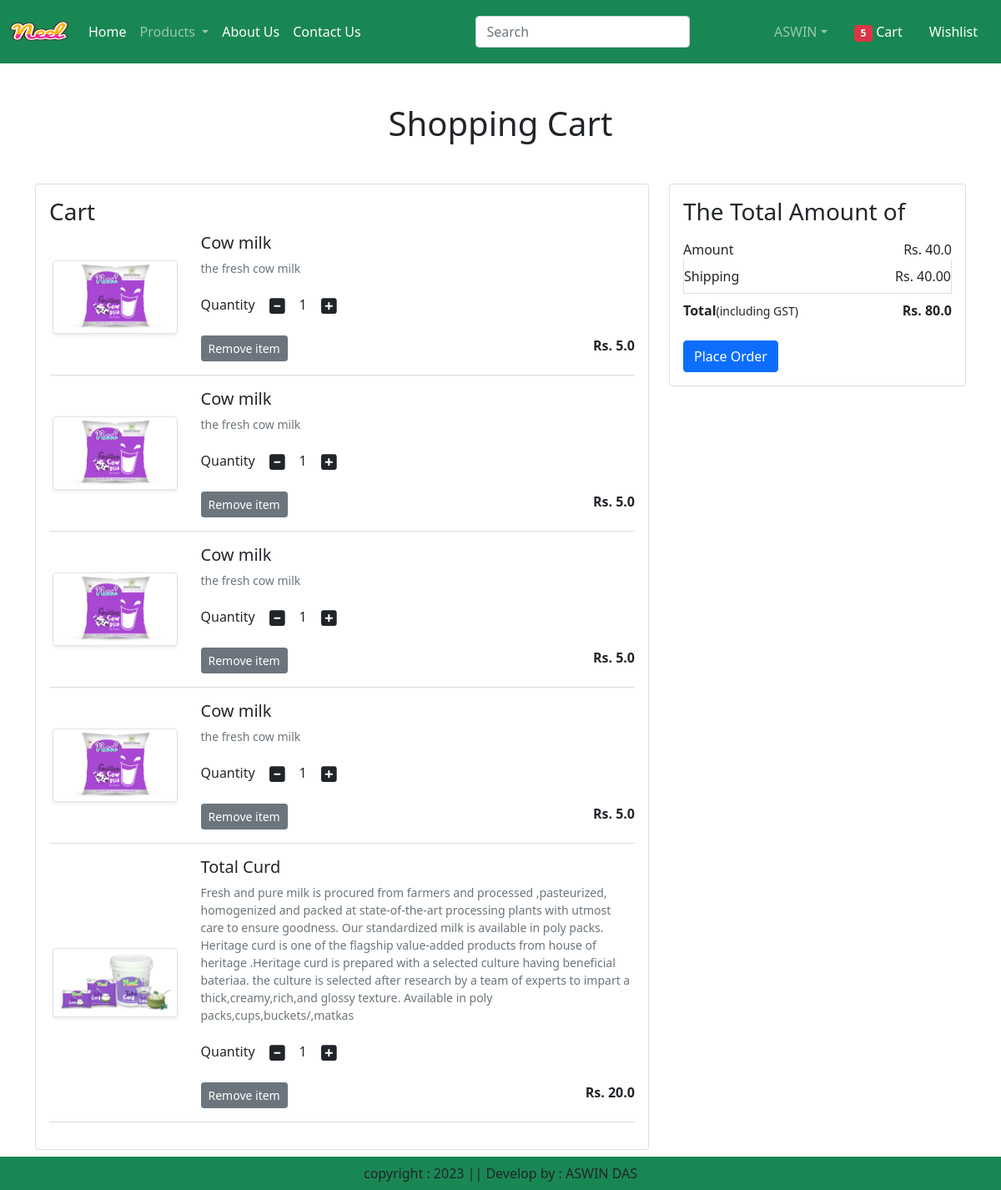
/cart/ (signed in), run on an earlier commit of the app's database.
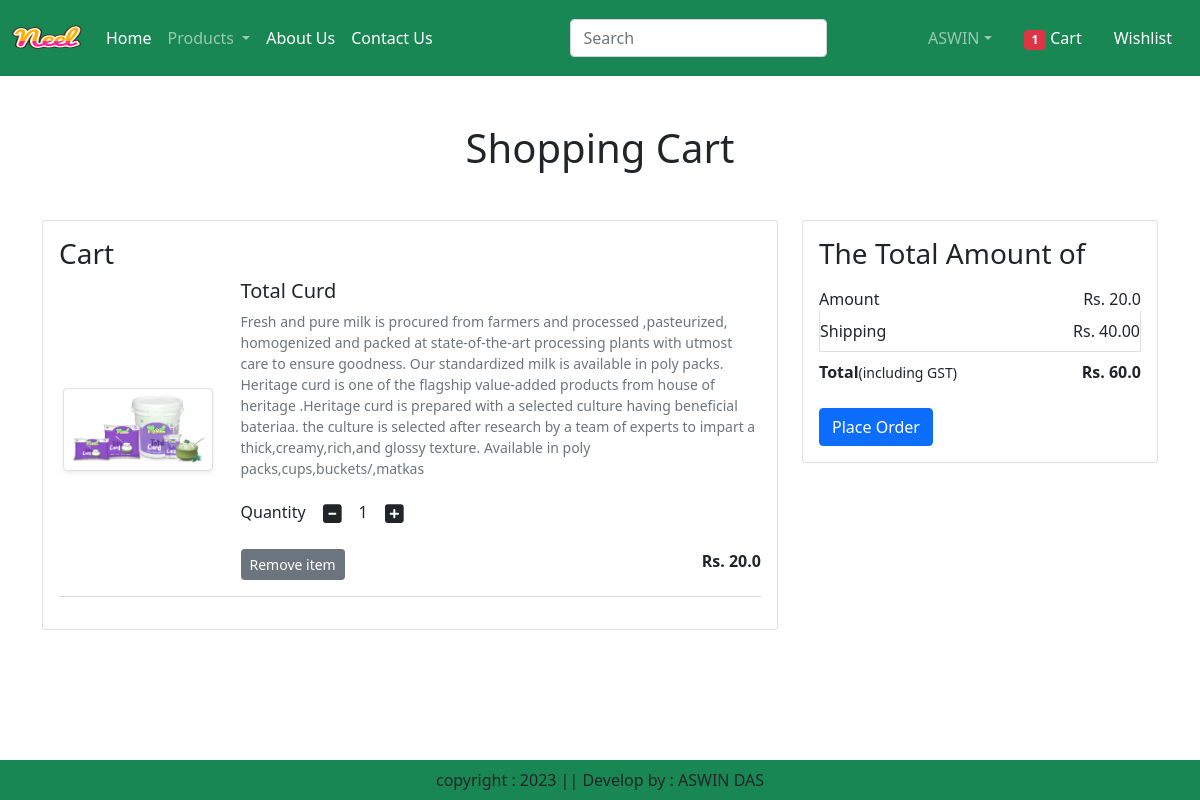
And on a later commit of the database.
### app/models.py (models this page shows, shortened)
class Cart(models.Model):
    user = models.ForeignKey(User,on_delete=models.CASCADE)
    product = models.ForeignKey(Product,on_delete=models.CASCADE)
    quantity = models.PositiveIntegerField(default=1)

class Product(models.Model):
    title = models.CharField(max_length=100)
    selling_price = models.FloatField()
    discounted_price = models.FloatField()
    description = models.TextField()
    composition = models.TextField(default='')
    prodapp = models.TextField(default='')
    category = models.CharField(choices=CATEGORY_CHOICES, max_length=2)
    product_image = models.ImageField(upload_to='product')

### app/views.py (the view)
# urls.py: path("cart/",views.show_cart,name="showcart"),
def show_cart(request):
    user = request.user
    cart = Cart.objects.filter(user=user)
    amount=0
    for p in cart:
        value = p.quantity * p.product.discounted_price
        amount = amount + value
    totalamount = amount + 40
    totalitem = 0
    if request.user.is_authenticated:
        totalitem = len(Cart.objects.filter(user=request.user))
    return render(request,'app/addtocart.html',locals())

### app/templates/app/addtocart.html (shortened to what this page needs)
{% extends 'app/base.html' %}
{% load static %}
{% block main-content %}
<div class="container my-5">
    <div class="row">
        {% if cart %}
        <h1 class="text-center mb-5">Shopping Cart</h1>
        <div class="col-sm-8">
            <div class="card">
                <div class="card-body">
                    <h3>Cart</h3>
                    {% for item in cart %}
                    <div class="row">
                        <div class="col-sm-3 text-center align-self-center"><img src="{{item.product.product_image.url}}" alt=""srcset="" class="img-fluid img-thumbnail shadow-sm" 						height="150" width="150"></div>
                        <div class="col-sm-9">
                            <div>
                                <h5>{{item.product.title}}</h5>
                                <p class="mb-2 text-muted small">{{item.product.description}}</p>
                                <div class="my-3">
                                    <label for="quantity:">Quantity</label>
                                    <a class="minus-cart btn" pid={{item.product.id}}><i class="fas fa-minus-square fa-lg"></i></a>
                                    <span id="quantity">{{item.quantity}}</span>
                                    <a class="plus-cart btn" pid={{item.product.id}}><i class="fas fa-plus-square fa-lg"></i></a>
                                </div>
                                <div class="d-flex justify-content-between">
                                    <a  href="{% url 'showcart' %}" class="remove-cart btn btn-sm btn-secondary mr-3" pid={{item.product.id}}>Remove item</a>
                                    <p class="mb-0"><span><strong>Rs. {{item.product.discounted_price}}</strong></span></p>
                                </div>
                            </div>
                        </div>
                    </div>
                    <hr class="text-muted">
                    {% endfor %}
                </div>
            </div>
        </div>
        <div class="col-sm-4">
            <div class="card">
                <div class="card-body">
                    <h3>The Total Amount of</h3>
                    <ul class="list-group">
                        <li class="list-group-item d-flex justify-content-between align-item-center border-0 px-0 pb-0">Amount<span id="amount">Rs. {{amount}}</span></li>
                        <li class="list-group-item d-flex justify-content-between align-item-center px-0 ">Shipping <span>Rs. 40.00</span></li>
                        <li class="list-group-item d-flex justify-content-between align-item-center border-0 px-0 mb-3">
                            <div>
                                <strong>Total</strong><small>(including GST)</small>
                            </div>
                            <span id="totalamount"><strong>Rs. {{totalamount}}</strong></span>
                        </li>
                    </ul>
                    <div class="d-flex"><a href="{% url 'checkout' %}" class="btn btn-primary">Place Order</a></div>
                </div>
            </div>
        </div>
        {% else %}
            <h1 class="text-center mb-5">Cart is Empty</h1>
        {% endif %}
    </div>
</div>
{% endblock main-content %}

What changed in the data, as far as the page shows it:
removed Cart: product.product_image (picture), product "Cow milk", product.description "the fresh cow milk", quantity "1", product.discounted_price "5.0"
removed Cart: product.product_image (picture), product "Cow milk", product.description "the fresh cow milk", quantity "1", product.discounted_price "5.0"
removed Cart: product.product_image (picture), product "Cow milk", product.description "the fresh cow milk", quantity "1", product.discounted_price "5.0"
removed Cart: product.product_image (picture), product "Cow milk", product.description "the fresh cow milk", quantity "1", product.discounted_price "5.0"
Also different on the page:
{{ totalitem }}: "5" → "1"
{{ amount }}: "40.0" → "20.0"
{{ totalamount }}: "80.0" → "60.0"
